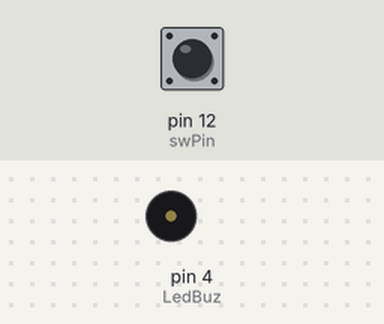
Simulated run of this sketch. Board: Arduino Uno, built with avr-gcc and run on an emulated ATmega328P. On the bench: buzzer (waves = sounding, pin HIGH). Inputs (shaded band) come from the test bench; at power-on: pin 12 (swPin) LOW.

Above: at 1.2 s.
1.3 s: pin 12 (swPin) pulled HIGH for 0.15 s
At 1.37 s:
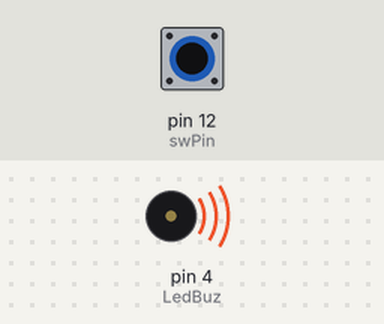
2.9 s: pin 12 (swPin) pulled HIGH for 3.2 s
At 6.7 s:
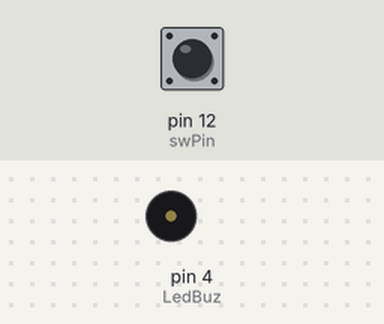
Timing chart, 0 to 8.2 s (numbered marks = the images above; inputs shaded):
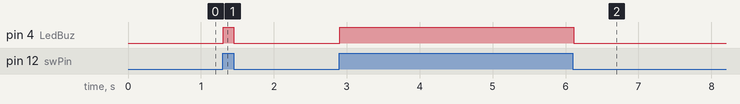

The sketch:

tiltSwitch.ino
```cpp
int swPin=12; //  pin  used to  read the value of tilt switch
int LedBuz=4; // pin used for the LED and Buzzer
int tiltState;// used to store the value recived by pin 12
void setup() {
pinMode(swPin,INPUT);
pinMode(LedBuz,OUTPUT);

}

void loop() {
     tiltState = digitalRead(swPin);
  if (tiltState == HIGH) {
    Serial.println("Tilt detected!");
    digitalWrite(LedBuz,HIGH);
  } else {
    Serial.println("No tilt.");
    digitalWrite(LedBuz, LOW);
  }
  delay(50); // Delay for stability

}
```

Measured:
- after the input at 1.3 s, pin 4 (LedBuz): LOW → HIGH at once, → LOW 0.15 s later
- after the input at 2.9 s, pin 4 (LedBuz): LOW → HIGH at once, → LOW 3.2 s later
